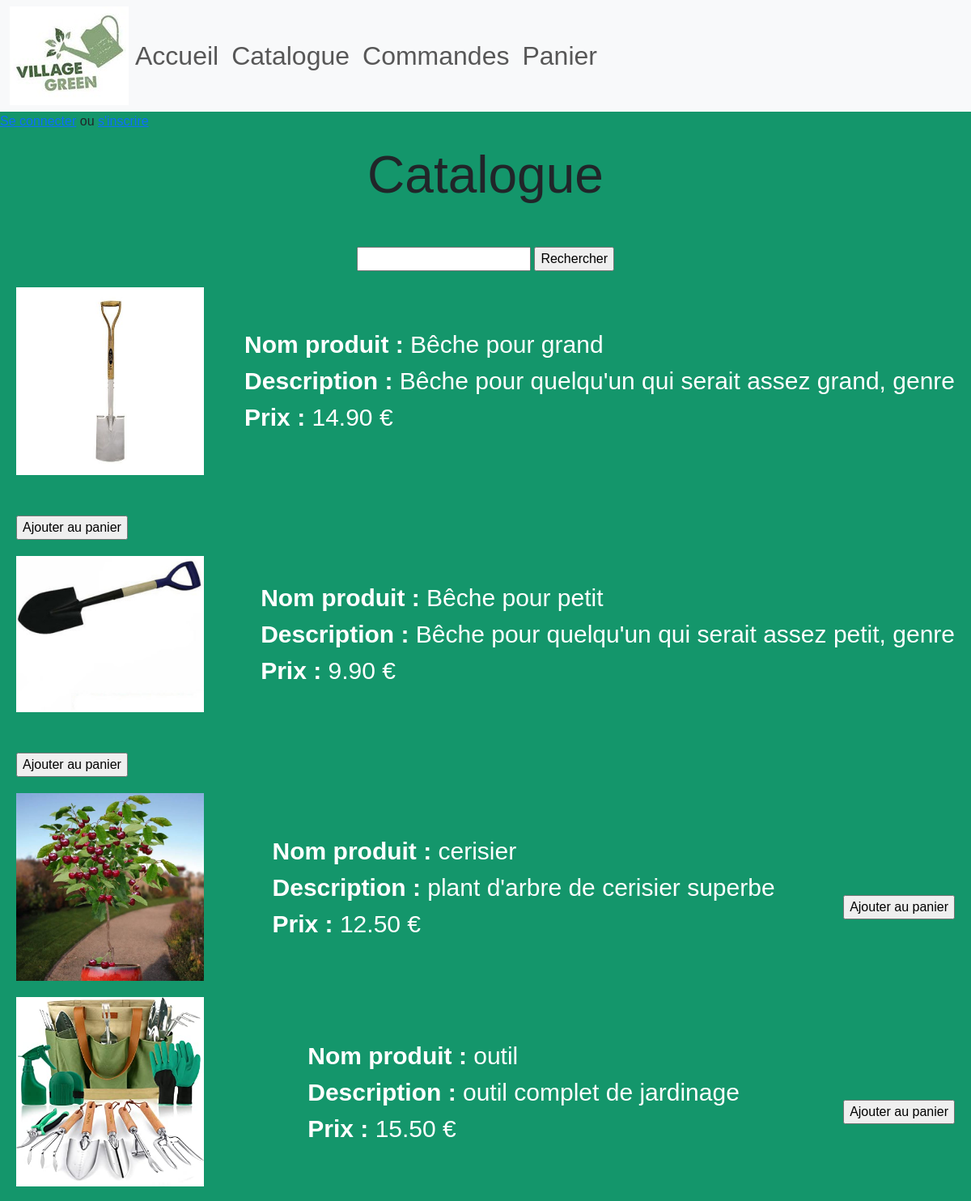
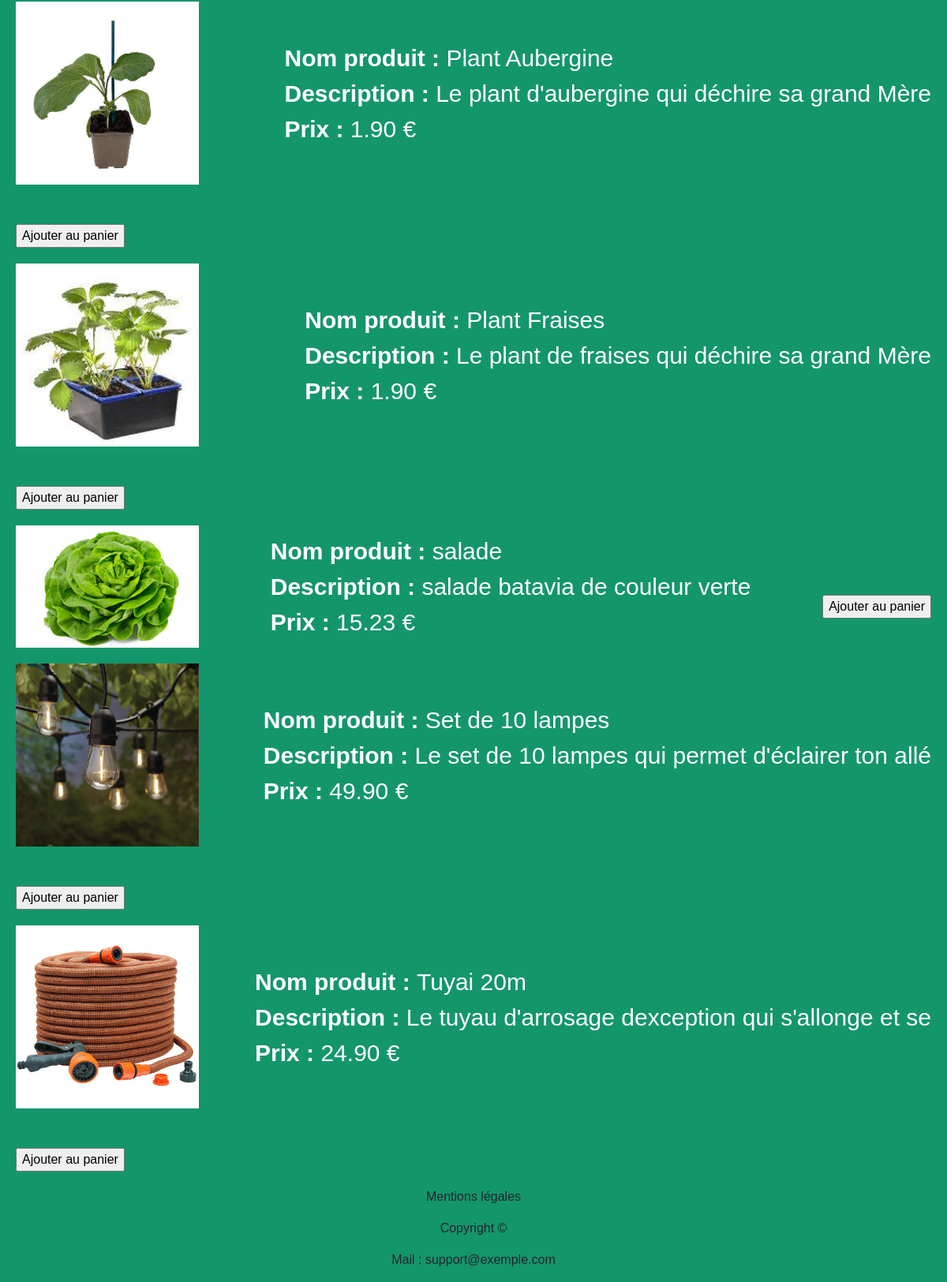
The page /catalogue.php on the database its author committed (2 pictures, top to bottom).
### tables this page shows
CREATE TABLE `t_d_produit` (
  `Id_Produit` int(11) NOT NULL,
  `Taux_TVA` decimal(15,2) NOT NULL,
  `Nom_Long` varchar(250) NOT NULL,
  `Nom_court` varchar(50) NOT NULL,
  `Ref_fournisseur` varchar(250) NOT NULL,
  `Photo` varchar(250) DEFAULT NULL,
  `Prix_Achat` decimal(15,2) NOT NULL,
  `Id_Fournisseur` int(11) NOT NULL,
  `Id_Categorie` int(11) NOT NULL
);

### dao.php (called while the page is built, shortened)
<?php
class dao
{
    private $db_host;
    private $db_name;
    private $db_user;
    private $db_password;
    public function __construct($_dbhost, $_dbname)
    {
        $this->db_host = $_dbhost;
        $this->db_name = $_dbname;
        if ($this->db_name == "greengarden") {
            $this->db_user = 'root';
            $this->db_password = '';
        }
        else {
            $this->db_user = 'root';
            $this->db_password = '';
        }
    }
    public function connect()
    {
        $dsn = "mysql:host={$this->db_host};dbname={$this->db_name};charset=utf8mb4";
        $options = [
            PDO::ATTR_ERRMODE => PDO::ERRMODE_EXCEPTION,
            PDO::ATTR_DEFAULT_FETCH_MODE => PDO::FETCH_ASSOC,
            PDO::ATTR_EMULATE_PREPARES => false,
        ];
        return new PDO($dsn, $this->db_user, $this->db_password, $options);
    }
    public function select($table, $where = '', $params = array(), $order_by = '', $limit = '')
    {
        $sql = "SELECT * FROM $table";
        if (!empty($order_by)) {
            $sql .= " ORDER BY $order_by";
        }
        $stmt = $this->connect()->prepare($sql);
        $stmt->execute($params);
        return $stmt->fetchAll(PDO::FETCH_ASSOC);
    }
}

### produit.php (called while the page is built, shortened)
<?php
require_once 'dao.php';
class Produit
{
    private $dao;
    public function __construct()
    {
        $this->dao = new dao("localhost","greengarden");
    }
    public function getAllProduits()
    {
       $params=array();
        return $this->dao->select("t_d_produit","",$params,"Nom_court");
    }
}

### catalogue.php (the view, shortened to what this page needs)
<!DOCTYPE html>
<html lang="fr">
<head>
    <?php include 'header.php'; ?>
    <?php require 'produit.php'; ?>
    <h1 class="Titre">Catalogue</h1>
    <div>
        <form method="post" action="">
            <input id="search_term" class="styleSearch" type="text" name="search_term">
            <input class="styleBtnSearch" type="submit" name="search" value="Rechercher">
        </form>
    </div>
    <?php
    if (isset($_POST['search'])) {
        $search_term = $_POST['search_term'];
        $sql = "select * from t_d_produit WHERE nom_court like :search or nom_Long like :search";
        $p = new Produit();
        $produit = $p->getProductsByName( '%' . $search_term . '%');
        if (count($produit) > 0) {
            echo "<p>Résultats de la recherche pour : " . $search_term . "</p>";
            foreach ($produit as $row) {
                echo "<a class='CardProduit' target='_blank' href='consult_produit.php?id={$row['Id_Produit']}'>";
                echo "<img class='ImgProduit' src='img/{$row['Photo']}'>";
                echo "<div class='TextProduit'>";
                echo "<div class='card-body'><strong>Nom produit : </strong>" . $row['Nom_court'] . "</div>";
                echo "<div class='card-body'><strong>Description : </strong>{$row['Nom_Long']}</div>";
                echo "<div class='card-body'><strong>Prix : </strong>{$row['Prix_Achat']} €</div>";
                echo "</div>";
                echo "<form method='POST' action='ajout_panier.php'>
                <input type='hidden' name='id' value=' {$row['Id_Produit']}'>
                <input class='styleBtnAjoutPanier' type='submit' value='Ajouter au panier'>
                </form>";
                echo "</a>";
            }
        }
    } else {
        $p = new Produit();
        $produit = $p->getAllProduits();
        foreach ($produit as $row) {
            echo "<a class='CardProduit' target='_blank' href='consult_produit.php?id={$row['Id_Produit']}'>";
            echo "<img class='ImgProduit' src='img/{$row['Photo']}'>";
            echo "<div class='TextProduit'>";
            echo "<div class='card-body'><strong>Nom produit : </strong>" . $row['Nom_court'] . "</div>";
            echo "<div class='card-body'><strong>Description : </strong>{$row['Nom_Long']}</div>";
            echo "<div class='card-body'><strong>Prix : </strong>{$row['Prix_Achat']} €</div>";
            echo "</div>";
            echo "<form method='POST' action='ajout_panier.php'>
                <input type='hidden' name='id' value=' {$row['Id_Produit']}'>
                <input class='styleBtnAjoutPanier' type='submit' value='Ajouter au panier'>
                </form>";
            echo "</a>";
        }
    }
    ?>
    <?php include 'footer.php'; ?>

### header.php (shortened to what this page needs)
  <link href="https://cdn.jsdelivr.net/npm/bootstrap@5.3.0-alpha3/dist/css/bootstrap.min.css" rel="stylesheet">
  <link rel="stylesheet" href="style/style.css">
</head>
<body>
  <header>
    <nav class="navbar navbar-expand-xl navbar-light bg-light">
      <div class="container-fluid">
        <img alt="logo" src="img/logo.jpg" class="logo">
        <div class="collapse navbar-collapse show" id="navbarTogglerDemo2">
          <ul class="navbar-nav me-auto mb-2 mb-xl-0">
            <li class="nav-item">
              <a class="nav-link " href="index.php">Accueil</a>
            </li>
            <li class="nav-item">
              <a class="nav-link" href="catalogue.php">Catalogue</a>
            </li>
            <li class="nav-item">
              <a class="nav-link" href="commandes.php">Commandes</a>
            </li>
            <li class="nav-item">
              <a class="nav-link " href="panier.php">Panier</a>
            </li>
          </ul>
        </div>
      </div>
    </nav>
    <?php
    if (isset($_SESSION['user_id'])) :
      $host = "localhost";
      $user = "root";
      $password_db = "";
      $dbname = "greengarden";
      try {
        $conn = new PDO("mysql:host=$host;dbname=$dbname", $user, $password_db);
        $conn->setAttribute(PDO::ATTR_ERRMODE, PDO::ERRMODE_EXCEPTION);
      } catch (PDOException $e) {
        echo "Connection failed: " . $e->getMessage();
      }
      $stmt = $conn->prepare("SELECT * FROM t_d_user WHERE Id_User=:id");
      $stmt->bindValue(':id', $_SESSION['user_id']);
      $stmt->execute();
      $user = $stmt->fetch(PDO::FETCH_ASSOC);
    ?>
      <p>Bonjour <?php echo $user['Login']; ?> !</p>
      <p><a href="deconnexion.php">Déconnecter</a></p>
    <?php else : ?>
      <p><a href="login.php">Se connecter</a> ou <a href="inscription.php">s'inscrire</a></p>
    <?php endif; ?>
  </header>

### footer.php (shortened to what this page needs)
<footer>
    <div class="text-center">
    <p class="mention">Mentions légales</p>
    <p class="copy">Copyright ©</p>
    <p class="mail">Mail : support@exemple.com</p>
    </div>
</footer>
</body>
</html>

### style/style.css (style rules this page uses)
body { background-color: rgb(20, 150, 107); font-family: Arial, Helvetica, sans-serif; }
.nav-link { font-size: 2em; }
.ImgProduit { width: 20%; }
form { text-align:center; margin-top: 50px; }
h1 { text-align: center; font-size: 4em; }
.CardProduit { margin: 20px; padding: 0; display: flex; flex-flow: row wrap; justify-content: space-between; align-items: center; text-decoration: none; }
.TextProduit { color:white; font-size: 30px; }

### rows shown on the page
t_d_produit: Photo (picture), Nom_court "Bêche pour grand", Nom_Long "Bêche pour quelqu'un qui serait assez grand, genre", Prix_Achat "14.90"
t_d_produit: Photo (picture), Nom_court "Bêche pour petit", Nom_Long "Bêche pour quelqu'un qui serait assez petit, genre", Prix_Achat "9.90"
t_d_produit: Photo (picture), Nom_court "cerisier", Nom_Long "plant d'arbre de cerisier superbe", Prix_Achat "12.50"
t_d_produit: Photo (picture), Nom_court "outil", Nom_Long "outil complet de jardinage", Prix_Achat "15.50"
t_d_produit: Photo (picture), Nom_court "Plant Aubergine", Nom_Long "Le plant d'aubergine qui déchire sa grand Mère", Prix_Achat "1.90"
t_d_produit: Photo (picture), Nom_court "Plant Fraises", Nom_Long "Le plant de fraises qui déchire sa grand Mère", Prix_Achat "1.90"
t_d_produit: Photo (picture), Nom_court "salade", Nom_Long "salade batavia de couleur verte", Prix_Achat "15.23"
t_d_produit: Photo (picture), Nom_court "Set de 10 lampes", Nom_Long "Le set de 10 lampes qui permet d'éclairer ton allé", Prix_Achat "49.90"
t_d_produit: Photo (picture), Nom_court "Tuyai 20m", Nom_Long "Le tuyau d'arrosage dexception qui s'allonge et se", Prix_Achat "24.90"
